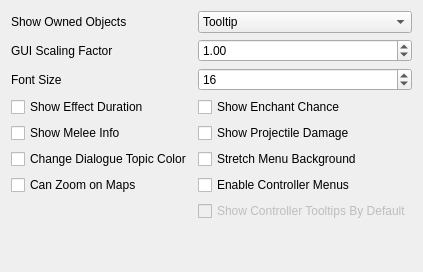
     <widget class="QWidget" name="Interface">
      <attribute name="title">
       <string>Interface</string>
      </attribute>
      <layout class="QVBoxLayout">
       <item>
        <layout class="QGridLayout" name="gridLayout">
         <item row="0" column="1">
          <widget class="QComboBox" name="showOwnedComboBox">
           <property name="currentIndex">
            <number>1</number>
           </property>
           <item>
            <property name="text">
             <string>Off</string>
            </property>
           </item>
           <item>
            <property name="text">
             <string>Tooltip</string>
            </property>
           </item>
           <item>
            <property name="text">
             <string>Crosshair</string>
            </property>
           </item>
           <item>
            <property name="text">
             <string>Tooltip and Crosshair</string>
            </property>
           </item>
          </widget>
         </item>
         <item row="1" column="1">
          <widget class="QDoubleSpinBox" name="scalingSpinBox">
           <property name="decimals">
            <number>2</number>
           </property>
           <property name="minimum">
            <double>0.500000000000000</double>
           </property>
           <property name="maximum">
            <double>8.000000000000000</double>
           </property>
           <property name="singleStep">
            <double>0.250000000000000</double>
           </property>
           <property name="value">
            <double>1.000000000000000</double>
           </property>
          </widget>
         </item>
         <item row="2" column="1">
          <widget class="QSpinBox" name="fontSizeSpinBox">
           <property name="minimum">
            <number>8</number>
           </property>
           <property name="maximum">
            <number>32</number>
           </property>
           <property name="singleStep">
            <number>1</number>
           </property>
           <property name="value">
            <number>16</number>
           </property>
          </widget>
         </item>
         <item row="1" column="0">
          <widget class="QLabel" name="scalingLabel">
           <property name="toolTip">
            <string>&lt;html&gt;&lt;head/&gt;&lt;body&gt;&lt;p&gt;This setting scales GUI windows. A value of 1.0 results in the normal scale.&lt;/p&gt;&lt;/body&gt;&lt;/html&gt;</string>
           </property>
           <property name="text">
            <string>GUI Scaling Factor</string>
           </property>
          </widget>
         </item>
         <item row="4" column="0">
          <widget class="QCheckBox" name="showEffectDurationCheckBox">
           <property name="toolTip">
            <string>&lt;html&gt;&lt;head/&gt;&lt;body&gt;&lt;p&gt;Show the remaining duration of magic effects and lights if this setting is true. The remaining duration is displayed in the tooltip by hovering over the magical effect. &lt;/p&gt;&lt;p&gt;The default value is false.&lt;/p&gt;&lt;/body&gt;&lt;/html&gt;</string>
           </property>
           <property name="text">
            <string>Show Effect Duration</string>
           </property>
          </widget>
         </item>
         <item row="6" column="0">
          <widget class="QCheckBox" name="changeDialogTopicsCheckBox">
           <property name="toolTip">
            <string>&lt;html&gt;&lt;head/&gt;&lt;body&gt;&lt;p&gt;If this setting is true, dialogue topics will have a different color if the topic is specific to the NPC you're talking to or the topic was previously seen. Color can be changed in settings.cfg.&lt;/p&gt;&lt;p&gt;The default value is false.&lt;/p&gt;&lt;/body&gt;&lt;/html&gt;</string>
           </property>
           <property name="text">
            <string>Change Dialogue Topic Color</string>
           </property>
          </widget>
         </item>
         <item row="2" column="0">
          <widget class="QLabel" name="fontSizeLabel">
           <property name="toolTip">
            <string>Size of characters in game texts.</string>
           </property>
           <property name="text">
            <string>Font Size</string>
           </property>
          </widget>
         </item>
         <item row="7" column="0">
          <widget class="QCheckBox" name="useZoomOnMapCheckBox">
           <property name="toolTip">
            <string>&lt;html&gt;&lt;head/&gt;&lt;body&gt;&lt;p&gt;Enable zooming on local and global maps.&lt;/p&gt;&lt;/body&gt;&lt;/html&gt;</string>
           </property>
           <property name="text">
            <string>Can Zoom on Maps</string>
           </property>
          </widget>
         </item>
         <item row="5" column="1">
          <widget class="QCheckBox" name="showProjectileDamageCheckBox">
           <property name="toolTip">
            <string>&lt;html&gt;&lt;head/&gt;&lt;body&gt;&lt;p&gt;If this setting is true, damage bonus of arrows and bolts will be shown on item tooltip.&lt;/p&gt;&lt;p&gt;The default value is false.&lt;/p&gt;&lt;/body&gt;&lt;/html&gt;</string>
           </property>
           <property name="text">
            <string>Show Projectile Damage</string>
           </property>
          </widget>
         </item>
         <item row="5" column="0">
          <widget class="QCheckBox" name="showMeleeInfoCheckBox">
           <property name="toolTip">
            <string>&lt;html&gt;&lt;head/&gt;&lt;body&gt;&lt;p&gt;If this setting is true, melee weapons reach and speed will be shown on item tooltip.&lt;/p&gt;&lt;p&gt;The default value is false.&lt;/p&gt;&lt;/body&gt;&lt;/html&gt;</string>
           </property>
           <property name="text">
            <string>Show Melee Info</string>
           </property>
          </widget>
         </item>
         <item row="6" column="1">
          <widget class="QCheckBox" name="stretchBackgroundCheckBox">
           <property name="toolTip">
            <string>&lt;html&gt;&lt;head/&gt;&lt;body&gt;&lt;p&gt;Stretch menus, load screens, etc. to the window aspect ratio.&lt;/p&gt;&lt;/body&gt;&lt;/html&gt;</string>
           </property>
           <property name="text">
            <string>Stretch Menu Background</string>
           </property>
          </widget>
         </item>
         <item row="7" column="1">
          <widget class="QCheckBox" name="controllerMenusCheckBox">
           <property name="toolTip">
            <string>&lt;html&gt;&lt;head/&gt;&lt;body&gt;&lt;p&gt;Make it easier to use game menus with a controller.&lt;/p&gt;&lt;/body&gt;&lt;/html&gt;</string>
           </property>
           <property name="text">
            <string>Enable Controller Menus</string>
           </property>
          </widget>
         </item>
         <item row="8" column="1">
          <widget class="QCheckBox" name="controllerMenuTooltipsCheckBox">
           <property name="enabled">
            <bool>false</bool>
           </property>
           <property name="toolTip">
            <string>&lt;html&gt;&lt;head/&gt;&lt;body&gt;&lt;p&gt;When using controller menus, make tooltips visible by default.&lt;/p&gt;&lt;/body&gt;&lt;/html&gt;</string>
           </property>
           <property name="text">
            <string>Show Controller Tooltips By Default</string>
           </property>
          </widget>
         </item>
         <item row="0" column="0">
          <widget class="QLabel" name="showOwnedLabel">
           <property name="text">
            <string>Show Owned Objects</string>
           </property>
          </widget>
         </item>
         <item row="4" column="1">
          <widget class="QCheckBox" name="showEnchantChanceCheckBox">
           <property name="toolTip">
            <string>&lt;html&gt;&lt;head/&gt;&lt;body&gt;&lt;p&gt;Whether or not the chance of success will be displayed in the enchanting menu.&lt;/p&gt;&lt;p&gt;The default value is false.&lt;/p&gt;&lt;/body&gt;&lt;/html&gt;</string>
           </property>
           <property name="text">
            <string>Show Enchant Chance</string>
           </property>
          </widget>
         </item>
        </layout>
       </item>
       <item>
        <spacer name="verticalSpacer_2">
         <property name="orientation">
          <enum>Qt::Vertical</enum>
         </property>
         <property name="sizeHint" stdset="0">
          <size>
           <width>20</width>
           <height>40</height>
          </size>
         </property>
        </spacer>
       </item>
      </layout>
     </widget>
